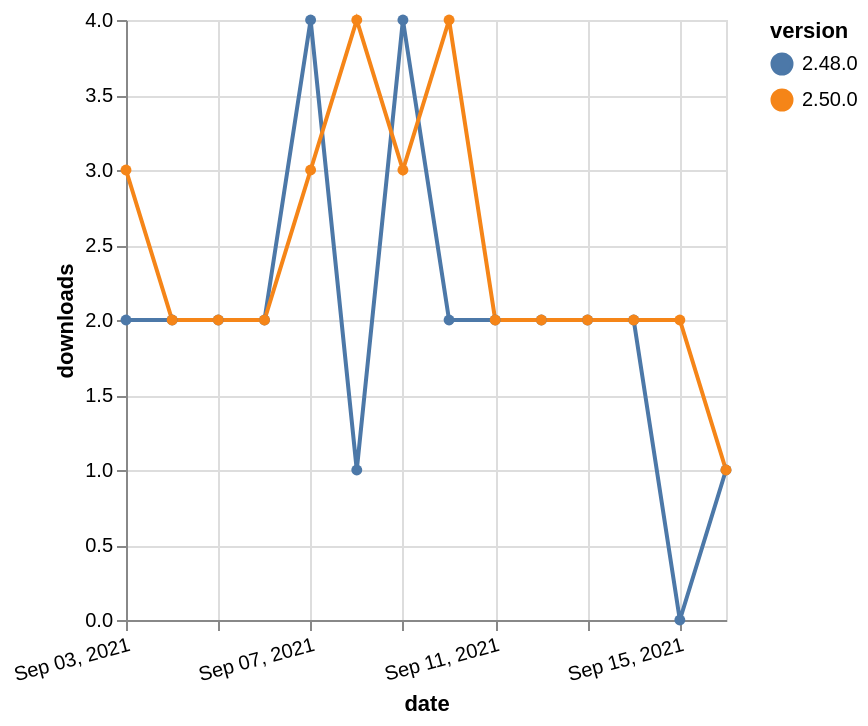

Write the Vega-Lite specification saved for this chart.
### Vega-Lite specification from a JSON file in a GitHub repository (floating-point values rounded to 4 significant figures)
{"$schema": "https://vega.github.io/schema/vega-lite/v5.json", "description": "A simple bar chart with embedded data.", "data": {"values": [{"date": "2021-09-03", "total": 699, "delta": 2, "version": "2.48.0"}, {"date": "2021-09-04", "total": 701, "delta": 2, "version": "2.48.0"}, {"date": "2021-09-05", "total": 703, "delta": 2, "version": "2.48.0"}, {"date": "2021-09-06", "total": 705, "delta": 2, "version": "2.48.0"}, {"date": "2021-09-07", "total": 709, "delta": 4, "version": "2.48.0"}, {"date": "2021-09-08", "total": 710, "delta": 1, "version": "2.48.0"}, {"date": "2021-09-09", "total": 714, "delta": 4, "version": "2.48.0"}, {"date": "2021-09-10", "total": 716, "delta": 2, "version": "2.48.0"}, {"date": "2021-09-11", "total": 718, "delta": 2, "version": "2.48.0"}, {"date": "2021-09-12", "total": 720, "delta": 2, "version": "2.48.0"}, {"date": "2021-09-13", "total": 722, "delta": 2, "version": "2.48.0"}, {"date": "2021-09-14", "total": 724, "delta": 2, "version": "2.48.0"}, {"date": "2021-09-15", "total": 724, "delta": 0, "version": "2.48.0"}, {"date": "2021-09-16", "total": 725, "delta": 1, "version": "2.48.0"}, {"date": "2021-09-03", "total": 235, "delta": 3, "version": "2.50.0"}, {"date": "2021-09-04", "total": 237, "delta": 2, "version": "2.50.0"}, {"date": "2021-09-05", "total": 239, "delta": 2, "version": "2.50.0"}, {"date": "2021-09-06", "total": 241, "delta": 2, "version": "2.50.0"}, {"date": "2021-09-07", "total": 244, "delta": 3, "version": "2.50.0"}, {"date": "2021-09-08", "total": 248, "delta": 4, "version": "2.50.0"}, {"date": "2021-09-09", "total": 251, "delta": 3, "version": "2.50.0"}, {"date": "2021-09-10", "total": 255, "delta": 4, "version": "2.50.0"}, {"date": "2021-09-11", "total": 257, "delta": 2, "version": "2.50.0"}, {"date": "2021-09-12", "total": 259, "delta": 2, "version": "2.50.0"}, {"date": "2021-09-13", "total": 261, "delta": 2, "version": "2.50.0"}, {"date": "2021-09-14", "total": 263, "delta": 2, "version": "2.50.0"}, {"date": "2021-09-15", "total": 265, "delta": 2, "version": "2.50.0"}, {"date": "2021-09-16", "total": 266, "delta": 1, "version": "2.50.0"}]}, "width": "container", "mark": {"type": "line", "point": {"filled": true}}, "encoding": {"x": {"field": "date", "type": "temporal", "timeUnit": "yearmonthdate", "title": "date", "axis": {"labelAngle": -15}}, "y": {"field": "delta", "type": "quantitative", "title": "downloads"}, "color": {"field": "version", "type": "nominal"}, "tooltip": {"field": "delta"}}}
